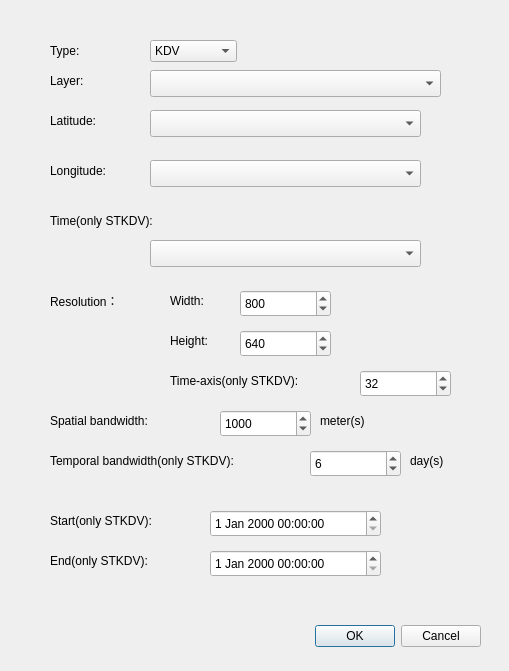
<?xml version="1.0" encoding="UTF-8"?>
<ui version="4.0">
 <class>FastKernelDensityAnalysisDialogBase</class>
 <widget class="QDialog" name="FastKernelDensityAnalysisDialogBase">
  <property name="geometry">
   <rect>
    <x>0</x>
    <y>0</y>
    <width>509</width>
    <height>671</height>
   </rect>
  </property>
  <property name="windowTitle">
   <string>Fast Kernel Density Analysis</string>
  </property>
  <widget class="QDialogButtonBox" name="button_box">
   <property name="geometry">
    <rect>
     <x>270</x>
     <y>620</y>
     <width>211</width>
     <height>32</height>
    </rect>
   </property>
   <property name="orientation">
    <enum>Qt::Horizontal</enum>
   </property>
   <property name="standardButtons">
    <set>QDialogButtonBox::Cancel|QDialogButtonBox::Ok</set>
   </property>
  </widget>
  <widget class="QgsFieldComboBox" name="fcbLat">
   <property name="geometry">
    <rect>
     <x>150</x>
     <y>110</y>
     <width>271</width>
     <height>27</height>
    </rect>
   </property>
  </widget>
  <widget class="QgsMapLayerComboBox" name="mcb">
   <property name="geometry">
    <rect>
     <x>150</x>
     <y>70</y>
     <width>291</width>
     <height>27</height>
    </rect>
   </property>
  </widget>
  <widget class="QgsFieldComboBox" name="fcbLon">
   <property name="geometry">
    <rect>
     <x>150</x>
     <y>160</y>
     <width>271</width>
     <height>27</height>
    </rect>
   </property>
  </widget>
  <widget class="QgsFieldComboBox" name="fcbTime">
   <property name="geometry">
    <rect>
     <x>150</x>
     <y>240</y>
     <width>271</width>
     <height>27</height>
    </rect>
   </property>
  </widget>
  <widget class="QLabel" name="label">
   <property name="geometry">
    <rect>
     <x>50</x>
     <y>70</y>
     <width>91</width>
     <height>21</height>
    </rect>
   </property>
   <property name="text">
    <string>Layer:</string>
   </property>
   <property name="textFormat">
    <enum>Qt::AutoText</enum>
   </property>
  </widget>
  <widget class="QLabel" name="label_2">
   <property name="geometry">
    <rect>
     <x>50</x>
     <y>110</y>
     <width>91</width>
     <height>21</height>
    </rect>
   </property>
   <property name="text">
    <string>Latitude:</string>
   </property>
   <property name="textFormat">
    <enum>Qt::AutoText</enum>
   </property>
  </widget>
  <widget class="QLabel" name="label_3">
   <property name="geometry">
    <rect>
     <x>50</x>
     <y>160</y>
     <width>91</width>
     <height>21</height>
    </rect>
   </property>
   <property name="text">
    <string>Longitude:</string>
   </property>
   <property name="textFormat">
    <enum>Qt::AutoText</enum>
   </property>
  </widget>
  <widget class="QLabel" name="label_4">
   <property name="geometry">
    <rect>
     <x>50</x>
     <y>210</y>
     <width>141</width>
     <height>21</height>
    </rect>
   </property>
   <property name="text">
    <string>Time(only STKDV):</string>
   </property>
   <property name="textFormat">
    <enum>Qt::AutoText</enum>
   </property>
  </widget>
  <widget class="QgsSpinBox" name="sbWidth">
   <property name="geometry">
    <rect>
     <x>240</x>
     <y>290</y>
     <width>91</width>
     <height>27</height>
    </rect>
   </property>
   <property name="minimum">
    <number>1</number>
   </property>
   <property name="maximum">
    <number>5000</number>
   </property>
   <property name="value">
    <number>800</number>
   </property>
   <property name="clearValue">
    <bool>true</bool>
   </property>
   <property name="expressionsEnabled">
    <bool>false</bool>
   </property>
  </widget>
  <widget class="QgsSpinBox" name="sbHeight">
   <property name="geometry">
    <rect>
     <x>240</x>
     <y>330</y>
     <width>91</width>
     <height>27</height>
    </rect>
   </property>
   <property name="minimum">
    <number>1</number>
   </property>
   <property name="maximum">
    <number>5000</number>
   </property>
   <property name="value">
    <number>640</number>
   </property>
   <property name="clearValue">
    <bool>true</bool>
   </property>
   <property name="expressionsEnabled">
    <bool>false</bool>
   </property>
  </widget>
  <widget class="QLabel" name="label_5">
   <property name="geometry">
    <rect>
     <x>50</x>
     <y>290</y>
     <width>91</width>
     <height>21</height>
    </rect>
   </property>
   <property name="text">
    <string>Resolution：</string>
   </property>
   <property name="textFormat">
    <enum>Qt::AutoText</enum>
   </property>
  </widget>
  <widget class="QLabel" name="label_6">
   <property name="geometry">
    <rect>
     <x>170</x>
     <y>290</y>
     <width>91</width>
     <height>21</height>
    </rect>
   </property>
   <property name="text">
    <string>Width:</string>
   </property>
   <property name="textFormat">
    <enum>Qt::AutoText</enum>
   </property>
  </widget>
  <widget class="QLabel" name="label_7">
   <property name="geometry">
    <rect>
     <x>170</x>
     <y>330</y>
     <width>91</width>
     <height>21</height>
    </rect>
   </property>
   <property name="text">
    <string>Height:</string>
   </property>
   <property name="textFormat">
    <enum>Qt::AutoText</enum>
   </property>
  </widget>
  <widget class="QLabel" name="label_8">
   <property name="geometry">
    <rect>
     <x>50</x>
     <y>40</y>
     <width>91</width>
     <height>21</height>
    </rect>
   </property>
   <property name="text">
    <string>Type:</string>
   </property>
   <property name="textFormat">
    <enum>Qt::AutoText</enum>
   </property>
  </widget>
  <widget class="QLabel" name="label_9">
   <property name="geometry">
    <rect>
     <x>50</x>
     <y>410</y>
     <width>171</width>
     <height>21</height>
    </rect>
   </property>
   <property name="text">
    <string>Spatial bandwidth:</string>
   </property>
   <property name="textFormat">
    <enum>Qt::AutoText</enum>
   </property>
  </widget>
  <widget class="QgsSpinBox" name="sbBandwidth_s">
   <property name="geometry">
    <rect>
     <x>220</x>
     <y>410</y>
     <width>91</width>
     <height>27</height>
    </rect>
   </property>
   <property name="maximum">
    <number>100000</number>
   </property>
   <property name="value">
    <number>1000</number>
   </property>
   <property name="clearValue">
    <bool>true</bool>
   </property>
   <property name="expressionsEnabled">
    <bool>false</bool>
   </property>
  </widget>
  <widget class="QLabel" name="label_10">
   <property name="geometry">
    <rect>
     <x>50</x>
     <y>450</y>
     <width>291</width>
     <height>21</height>
    </rect>
   </property>
   <property name="text">
    <string>Temporal bandwidth(only STKDV):</string>
   </property>
   <property name="textFormat">
    <enum>Qt::AutoText</enum>
   </property>
  </widget>
  <widget class="QgsSpinBox" name="sbBandwidth_t">
   <property name="geometry">
    <rect>
     <x>310</x>
     <y>450</y>
     <width>91</width>
     <height>27</height>
    </rect>
   </property>
   <property name="maximum">
    <number>1000</number>
   </property>
   <property name="value">
    <number>6</number>
   </property>
   <property name="clearValue">
    <bool>true</bool>
   </property>
   <property name="expressionsEnabled">
    <bool>false</bool>
   </property>
  </widget>
  <widget class="QLabel" name="label_11">
   <property name="geometry">
    <rect>
     <x>170</x>
     <y>370</y>
     <width>181</width>
     <height>21</height>
    </rect>
   </property>
   <property name="text">
    <string>Time-axis(only STKDV):</string>
   </property>
   <property name="textFormat">
    <enum>Qt::AutoText</enum>
   </property>
  </widget>
  <widget class="QgsSpinBox" name="sbTime">
   <property name="geometry">
    <rect>
     <x>360</x>
     <y>370</y>
     <width>91</width>
     <height>27</height>
    </rect>
   </property>
   <property name="minimum">
    <number>1</number>
   </property>
   <property name="maximum">
    <number>100</number>
   </property>
   <property name="value">
    <number>32</number>
   </property>
   <property name="clearValue">
    <bool>true</bool>
   </property>
   <property name="expressionsEnabled">
    <bool>false</bool>
   </property>
  </widget>
  <widget class="QComboBox" name="cbType">
   <property name="geometry">
    <rect>
     <x>150</x>
     <y>40</y>
     <width>87</width>
     <height>22</height>
    </rect>
   </property>
   <item>
    <property name="text">
     <string>KDV</string>
    </property>
   </item>
   <item>
    <property name="text">
     <string>STKDV</string>
    </property>
   </item>
  </widget>
  <widget class="QgsDateTimeEdit" name="mdtStart">
   <property name="geometry">
    <rect>
     <x>210</x>
     <y>510</y>
     <width>171</width>
     <height>27</height>
    </rect>
   </property>
   <property name="allowNull">
    <bool>false</bool>
   </property>
  </widget>
  <widget class="QgsDateTimeEdit" name="mdtEnd">
   <property name="geometry">
    <rect>
     <x>210</x>
     <y>550</y>
     <width>171</width>
     <height>27</height>
    </rect>
   </property>
   <property name="allowNull">
    <bool>false</bool>
   </property>
  </widget>
  <widget class="QLabel" name="label_12">
   <property name="geometry">
    <rect>
     <x>50</x>
     <y>510</y>
     <width>171</width>
     <height>21</height>
    </rect>
   </property>
   <property name="text">
    <string>Start(only STKDV):</string>
   </property>
   <property name="textFormat">
    <enum>Qt::AutoText</enum>
   </property>
  </widget>
  <widget class="QLabel" name="label_13">
   <property name="geometry">
    <rect>
     <x>50</x>
     <y>550</y>
     <width>171</width>
     <height>21</height>
    </rect>
   </property>
   <property name="text">
    <string>End(only STKDV):</string>
   </property>
   <property name="textFormat">
    <enum>Qt::AutoText</enum>
   </property>
  </widget>
  <widget class="QLabel" name="label_14">
   <property name="geometry">
    <rect>
     <x>320</x>
     <y>410</y>
     <width>171</width>
     <height>21</height>
    </rect>
   </property>
   <property name="text">
    <string>meter(s)</string>
   </property>
   <property name="textFormat">
    <enum>Qt::AutoText</enum>
   </property>
  </widget>
  <widget class="QLabel" name="label_15">
   <property name="geometry">
    <rect>
     <x>410</x>
     <y>450</y>
     <width>171</width>
     <height>21</height>
    </rect>
   </property>
   <property name="text">
    <string>day(s)</string>
   </property>
   <property name="textFormat">
    <enum>Qt::AutoText</enum>
   </property>
  </widget>
 </widget>
 <customwidgets>
  <customwidget>
   <class>QgsDateTimeEdit</class>
   <extends>QDateTimeEdit</extends>
   <header>qgsdatetimeedit.h</header>
  </customwidget>
  <customwidget>
   <class>QgsFieldComboBox</class>
   <extends>QComboBox</extends>
   <header>qgsfieldcombobox.h</header>
  </customwidget>
  <customwidget>
   <class>QgsMapLayerComboBox</class>
   <extends>QComboBox</extends>
   <header>qgsmaplayercombobox.h</header>
  </customwidget>
  <customwidget>
   <class>QgsSpinBox</class>
   <extends>QSpinBox</extends>
   <header>qgsspinbox.h</header>
  </customwidget>
 </customwidgets>
 <resources/>
 <connections>
  <connection>
   <sender>button_box</sender>
   <signal>accepted()</signal>
   <receiver>FastKernelDensityAnalysisDialogBase</receiver>
   <slot>accept()</slot>
   <hints>
    <hint type="sourcelabel">
     <x>20</x>
     <y>20</y>
    </hint>
    <hint type="destinationlabel">
     <x>20</x>
     <y>20</y>
    </hint>
   </hints>
  </connection>
  <connection>
   <sender>button_box</sender>
   <signal>rejected()</signal>
   <receiver>FastKernelDensityAnalysisDialogBase</receiver>
   <slot>reject()</slot>
   <hints>
    <hint type="sourcelabel">
     <x>20</x>
     <y>20</y>
    </hint>
    <hint type="destinationlabel">
     <x>20</x>
     <y>20</y>
    </hint>
   </hints>
  </connection>
 </connections>
</ui>
